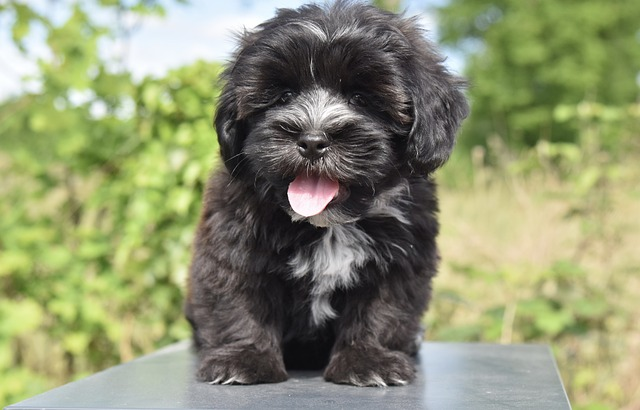
#> input picture image transformations/dog.jpg, 640 x 410 px
$ python crop.py
#> lines starting #> are read from the running program, lines starting #| are printed output that depends on the picture
import cv2 as cv
import numpy as np

img=cv.imread("dog.jpg")
#> img is the input picture: shape (410, 640, 3); mean B, G, R 113.3, 147.4, 142.2
cv.imshow("img",img)

crop=img[200:400, 200:400]
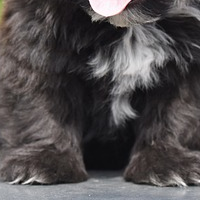
#> crop: shape (200, 200, 3); mean B, G, R 76.8, 76, 80.1
cv.imshow("crop",crop)

cv.waitKey(0)
